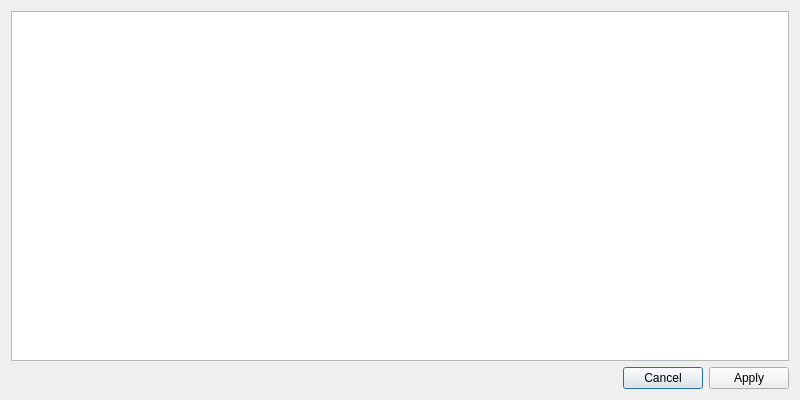
<?xml version="1.0" encoding="UTF-8"?>
<ui version="4.0">
    <class>KevaBookmarksDialog</class>
    <widget class="QDialog" name="KevaBookmarksDialog">
        <property name="geometry">
            <rect>
                <x>0</x>
                <y>0</y>
                <width>800</width>
                <height>400</height>
            </rect>
        </property>
        <property name="windowTitle">
            <string notr="true">Namespace Bookmarks</string>
        </property>
        <layout class="QVBoxLayout" name="verticalLayout">
            <item>
                <widget class="QTableView" name="namespaceView">
                    <property name="contextMenuPolicy">
                        <enum>Qt::CustomContextMenu</enum>
                    </property>
                    <property name="tabKeyNavigation">
                        <bool>false</bool>
                    </property>
                    <property name="sortingEnabled">
                        <bool>true</bool>
                    </property>
                </widget>
            </item>
            <item>
                <widget class="QDialogButtonBox" name="buttonBox">
                    <property name="orientation">
                        <enum>Qt::Horizontal</enum>
                    </property>
                    <property name="standardButtons">
                        <set>QDialogButtonBox::Apply|QDialogButtonBox::Cancel</set>
                    </property>
                </widget>
            </item>
        </layout>
    </widget>
    <resources/>
</ui>
